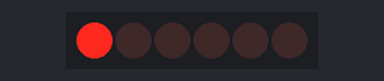
A sketch run on a simulated Arduino Uno, built with avr-gcc and run on an emulated ATmega328P. Parts: 6×1 LED matrix. Wiring (inferred from the names in the program): charlieplexed LEDs: lines pin 8, pin 9, pin 10.

Above: at 0.1 s.
At 0.6 s:
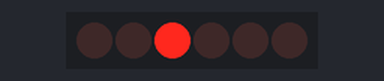
At 1.31 s:
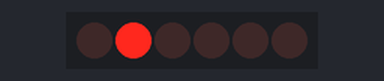
At 2.1 s:
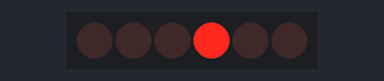
At 2.81 s:
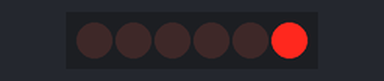

The sketch:

CharlieplexingLEDs.ino
```cpp
const int pins[3] = {8, 9, 10}; // A=8, B=9, C=10

struct CharlieLED {
  int pin_high; // Pin to OUTPUT HIGH
  int pin_low;  // Pin to OUTPUT LOW
  int pin_z;    // Pin to INPUT (high Z)
};
CharlieLED leds[6] = {
  {0,1,2},  // LED1: A HIGH, B LOW, C Z
  {1,0,2},  // LED2: B HIGH, A LOW, C Z
  {0,2,1},  // LED3: A HIGH, C LOW, B Z
  {2,0,1},  // LED4: C HIGH, A LOW, B Z
  {1,2,0},  // LED5: B HIGH, C LOW, A Z
  {2,1,0},  // LED6: C HIGH, B LOW, A Z
};

void setup() {}

void offAll() {
  for(int i=0;i<3;i++) pinMode(pins[i],INPUT);
}

void loop() {
  for(int i=0;i<6;i++) {
    offAll();
    pinMode(pins[leds[i].pin_high], OUTPUT);
    pinMode(pins[leds[i].pin_low], OUTPUT);
    digitalWrite(pins[leds[i].pin_high], HIGH);
    digitalWrite(pins[leds[i].pin_low], LOW);
    delay(500); // On for 0.5s
  }
}


// const int pins[] = {8, 9, 10}; // Adjust as needed

// // Each LED is defined as (from_pin, to_pin)
// struct CharlieLED {
//   int from;
//   int to;
// };

// // Listing all possible ordered pairs (no repeats, both directions)
// CharlieLED charlie_leds[] = {
//   {0, 1}, // A->B
//   {1, 0}, // B->A
//   {0, 2}, // A->C
//   {2, 0}, // C->A
//   {1, 2}, // B->C
//   {2, 1}, // C->B
// };
// const int N_LEDS = sizeof(charlie_leds)/sizeof(CharlieLED);

// void setup() {}

// void loop() {
//   for (int i=0; i<N_LEDS; i++) {
//     // Set all pins to input first
//     for (int p=0; p<3; p++) pinMode(pins[p], INPUT);

//     int from_pin = pins[charlie_leds[i].from];
//     int to_pin = pins[charlie_leds[i].to];

//     pinMode(from_pin, OUTPUT);
//     digitalWrite(from_pin, HIGH);

//     pinMode(to_pin, OUTPUT);
//     digitalWrite(to_pin, LOW);

//     delay(500); // 0.5 seconds per LED

//     // Turn off all LEDs before next
//     for (int p=0; p<3; p++) pinMode(pins[p], INPUT);
//     delay(100);
//   }
// }
```

Measured:
- by itself, everything shown: repeats every 3.0 s, in 6 steps
- what the display in image 0 shows lasts 0.6 s, from 0.0 s to 0.6 s
